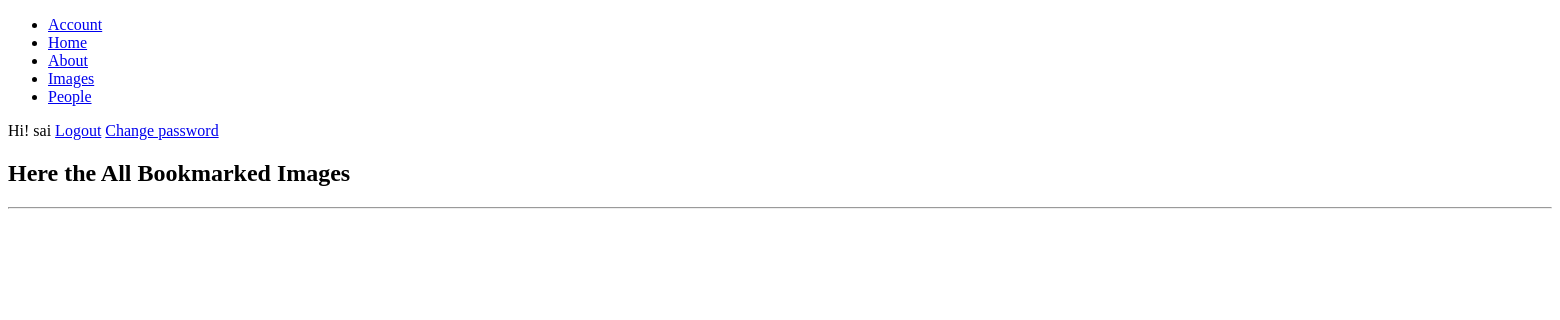
The page /images/bookmarked-images/ (signed in) on the database as committed earlier.
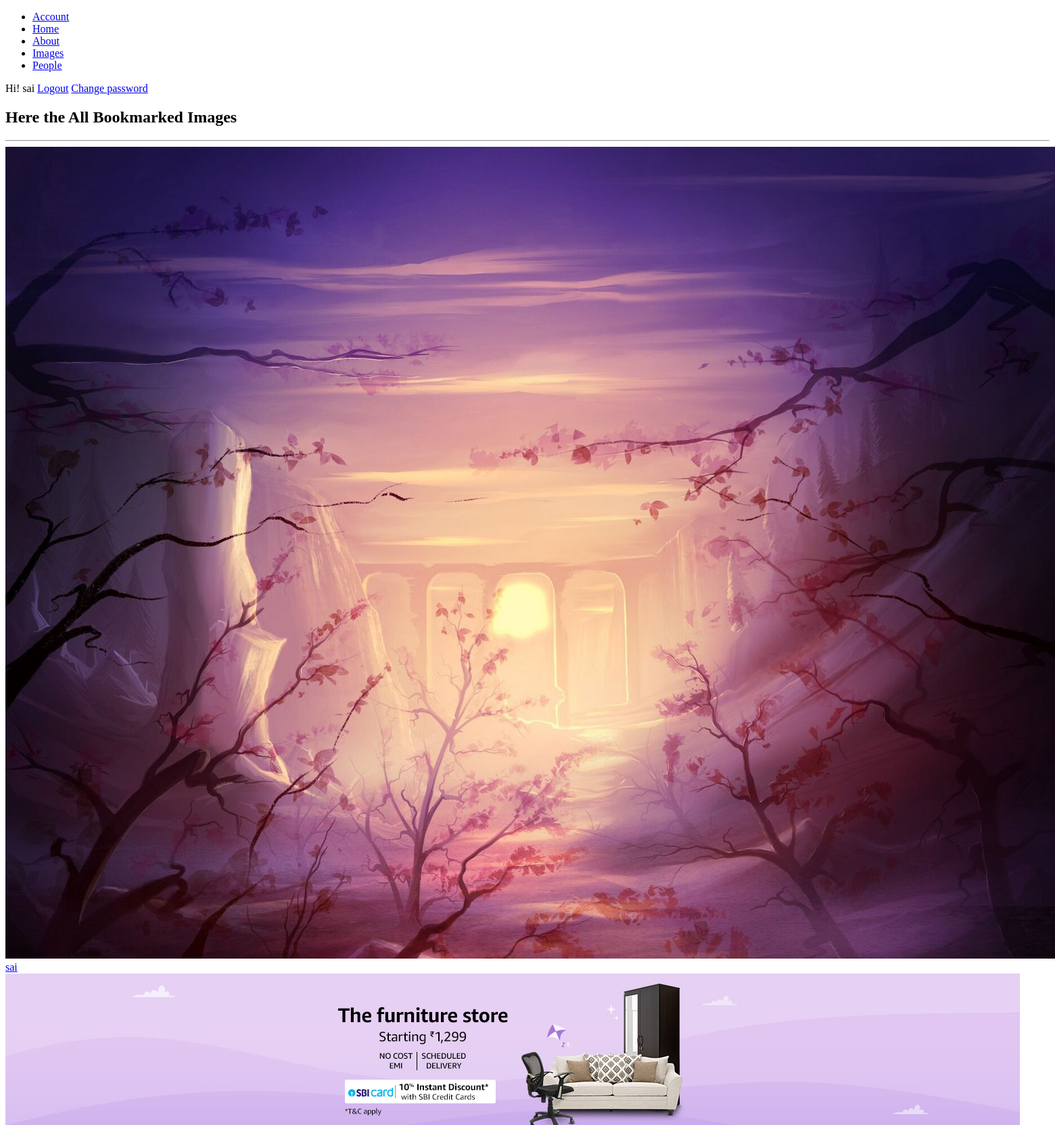
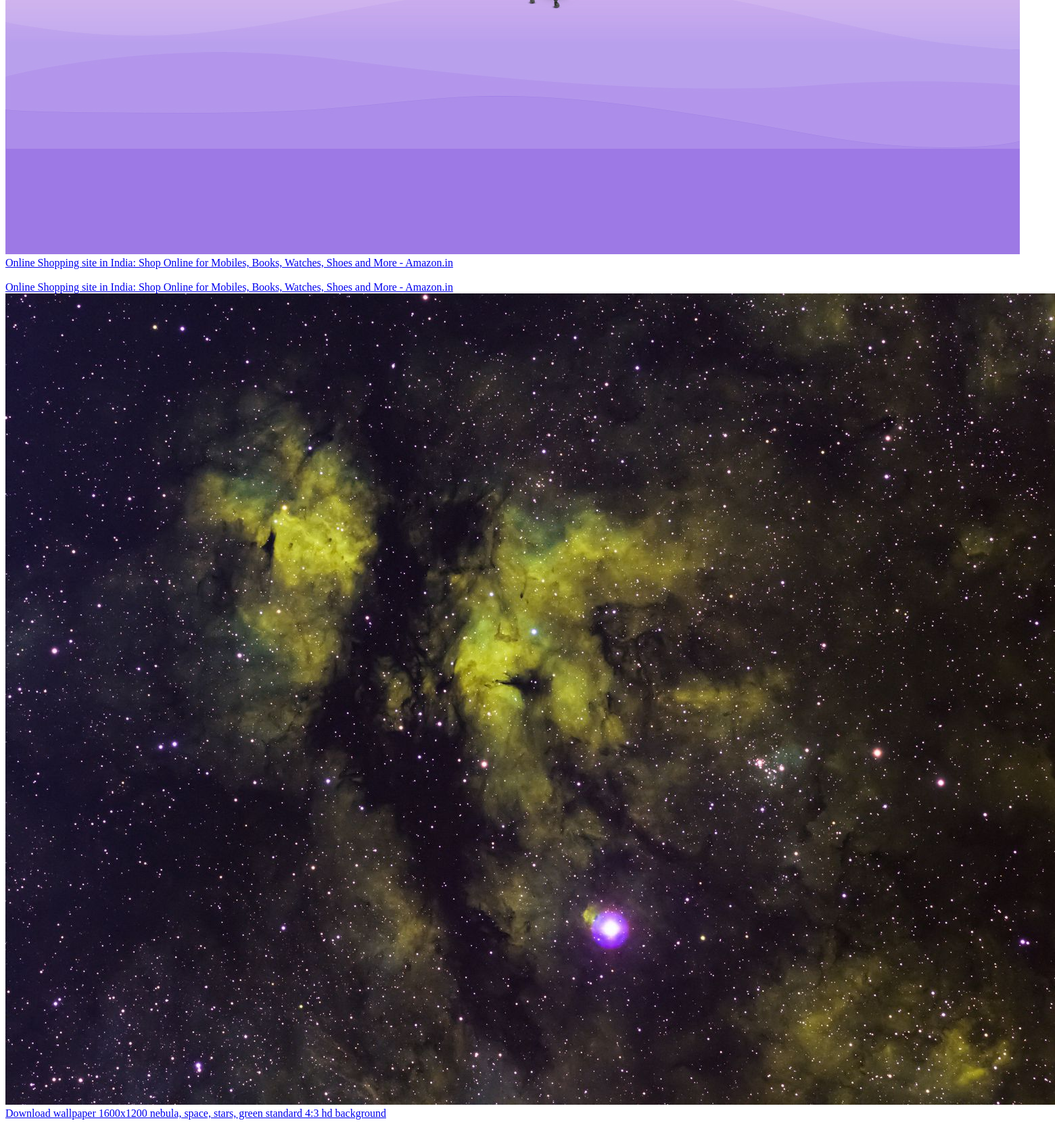
The same page on the database as committed later (2 pictures, top to bottom).
### images/models.py (models this page shows, shortened)
class Image(models.Model):
    user = models.ForeignKey(settings.AUTH_USER_MODEL,on_delete=models.CASCADE,related_name="images_created")
    title = models.CharField(max_length=450)
    slug = models.SlugField(max_length=450,blank=True)
    image = models.ImageField(upload_to="bookmarks/%y/%m/%d")
    description = models.TextField(blank=True)
    url = models.URLField()
    created = models.DateTimeField(auto_now_add=True)
    users_like = models.ManyToManyField(settings.AUTH_USER_MODEL,related_name="images_liked",blank=True)
    def get_absolute_url(self):
        return reverse ("images:image_detail",args=[self.id,self.slug])

### images/views.py (the view)
# urls.py: path("bookmarked-images/",image_list,name="list"),
@login_required
def image_list(request):
    images = Image.objects.all()
    paginator = Paginator(images,5)
    page = request.GET.get('page')
    try:
        images = paginator.page(page)
    except PageNotAnInteger:
        images = paginator.page(1)
    except EmptyPage:
        if request.is_ajax():
            return HttpResponse("")
        images = paginator.page(paginator.num_pages)
    if request.is_ajax():
        return render(request,"images/list_ajax.html",{"section":"images","images":images})
    return render(request,"images/list.html",{"section":"images","images":images})

### images/templates/images/list.html (shortened to what this page needs)
{% extends 'site/base.html' %}
{% block content %}
  <h2>Here the All Bookmarked Images</h2><hr>
  <div class="image-list" id="image-list">
    {% include "images/list_ajax.html" %}
  </div>
{% endblock content %}

### accounts/templates/site/base.html (shortened to what this page needs)
{% load static %}
<!DOCTYPE html>
<html lang="en" dir="ltr">
  <head>
    <link rel="stylesheet" href="{% static 'accounts/css/base.css' %}">
  </head>
  <body>
    <header>
      <div class="site-urls">
        <ul>
          <li>
            <a href="{% url 'home' %}">Account</a>
          </li>
          <li>
            <a href="{% url 'home:home_page' %}">Home</a>
          </li>
          <li>
            <a href="#">About</a>
          </li>
          <li>
            <a href="{% url 'images:list' %}">Images</a>
          </li>
          <li>
            <a href="#">People</a>
          </li>
        </ul>
      </div>
      <div class="authentication-urs">
        {% if user.is_authenticated %}
          <p>Hi! {{user.username}} <span id='logout'><a href="{% url 'logout' %}">Logout</a></span> <span  id="password_change"><a href="{% url 'password_change' %}">Change password</a></span></p>
        {% else %}
          <p> <a href="{% url 'login' %}">Login</a></p>
        {% endif %}
      </div>
    </header>
    <div class="block-content">
      {% block content %}
      {% endblock content %}
    </div>
  </body>
</html>

### images/templates/images/list_ajax.html
{% load thumbnail %}
{% for image in images %}
  <div class="images">
    <a href="{{ image.get_absolute_url }}">
      {% thumbnail image.image "300x300" corp="100%" as im %}
        <a href="{{image.get_absolute_url}}">
          <img src="{{im.url}}" alt="">
        </a>
      {% endthumbnail %}
    </a>
    <div class="info">
      <a href="{{image.get_absolute_url}}" class="title">{{image.title}}</a>
    </div>
  </div>
{% endfor %}

Rows that differ between the two databases and show on the page:
added Image: shows a picture, title "sai"
added Image: shows a picture, title "Online Shopping site in India: Shop Online for Mobiles, Books, Watches, Shoes and More - Amazon.in"
added Image: title "Online Shopping site in India: Shop Online for Mobiles, Books, Watches, Shoes and More - Amazon.in"
added Image: shows a picture, title "Download wallpaper 1600x1200 nebula, space, stars, green standard 4:3 hd background"
